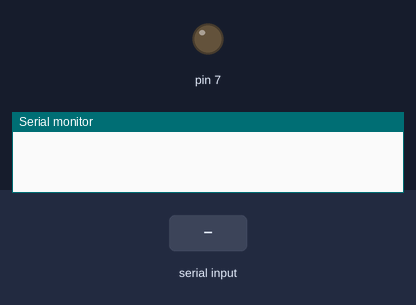
The sketch below on a simulated Arduino Uno, built with avr-gcc and run on an emulated ATmega328P. Shown: output pins drawn as LEDs (lit = HIGH), the last lines printed to the serial monitor. Inputs (shaded band) come from the test bench.

Above: at 1.2 s.
1.3 s: "1\n" received over Serial
At 2.6 s:
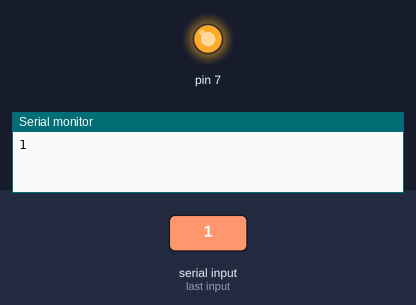
3.8 s: "5\n" received over Serial
At 5.7 s:
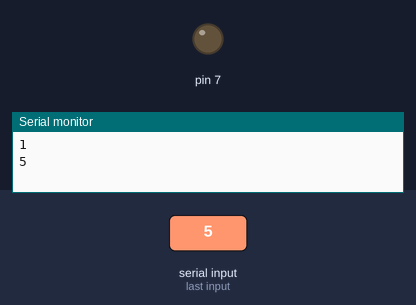
8.7 s: "1;90\n" received over Serial
At 10.6 s:
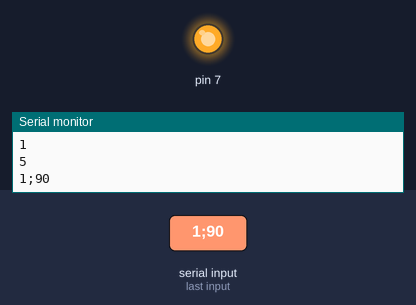
Timing chart, 0 to 12.1 s (numbered marks = the images above; inputs shaded):
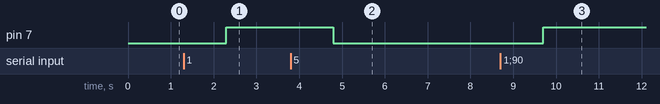

The sketch:

Relay.ino
```cpp
int RValue;
int GValue;
int BValue;
bool serialActive = false;
String input = "";


void setup() {
  // put your setup code here, to run once:

  Serial.begin(115200);

  pinMode(7, OUTPUT);
}

void loop() {

    if (Serial.available() > 0)
    {
      input = Serial.readString();

      Serial.println(input);

      int ind1 = input.indexOf(';');
      RValue = input.substring(0, ind1).toInt();
      int ind2 = input.indexOf(';', ind1+1 );
      GValue = input.substring(ind1+1, ind2+1).toInt();

   if(RValue == 1){
digitalWrite(7, HIGH);

    }

    else
    {
      digitalWrite(7, LOW);
    }
    }


  }
```

Measured:
- after the input at 1.3 s, pin 7: LOW → HIGH after 1.0 s
- after the input at 3.8 s, pin 7: HIGH → LOW after 1.0 s
- after the input at 8.7 s, pin 7: LOW → HIGH after 1.0 s
